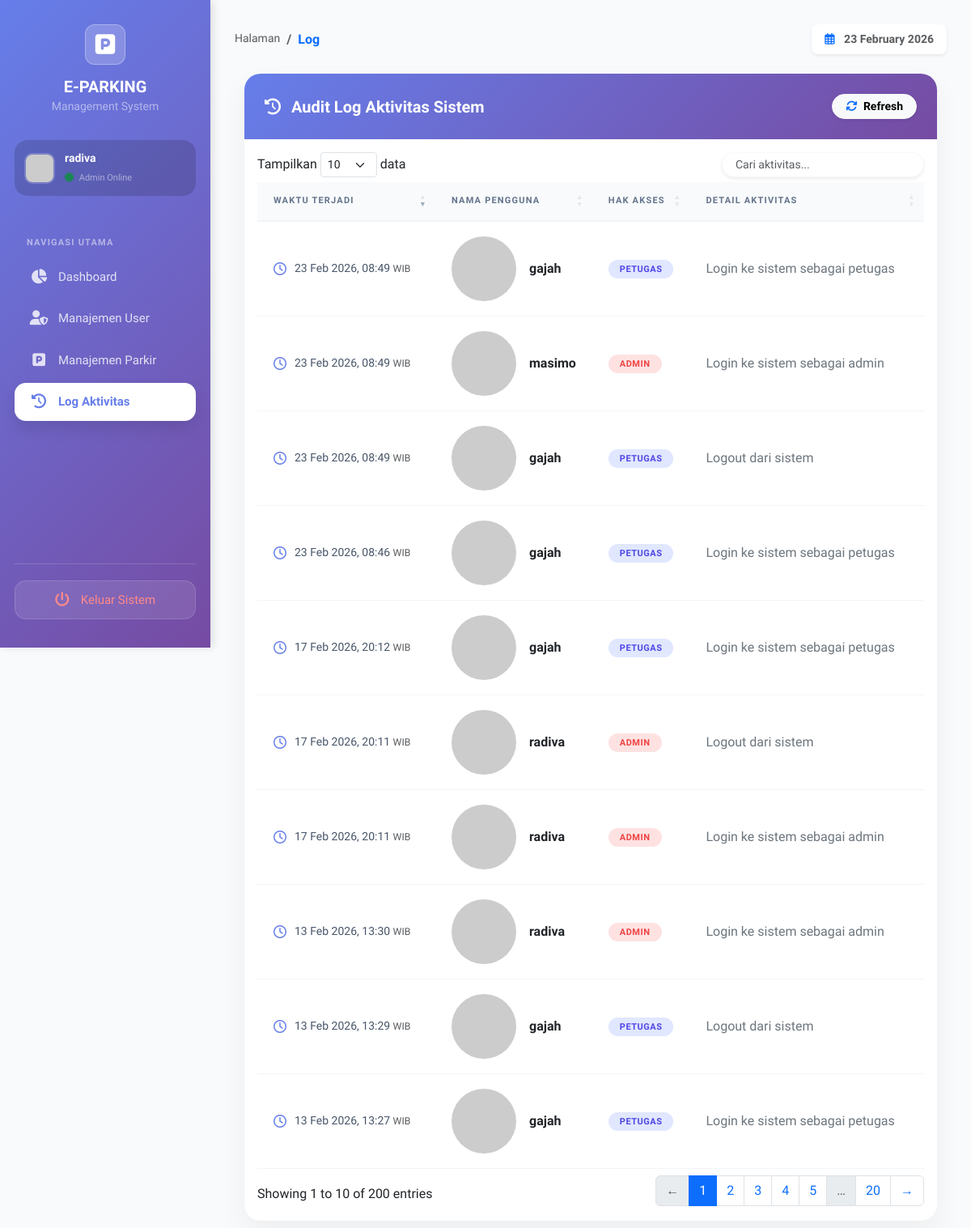
Screenshot of /Views/admin/admin.php?page=log (signed in) with the database file from the repository.
### tables this page shows
CREATE TABLE `tb_log_aktivitas` (
  `id_log` int(11) NOT NULL,
  `id_user` int(11) DEFAULT NULL,
  `aktivitas` varchar(100) DEFAULT NULL,
  `waktu_aktivitas` datetime DEFAULT NULL
);

CREATE TABLE `tb_user` (
  `id_user` int(11) NOT NULL,
  `nama_lengkap` varchar(50) DEFAULT NULL,
  `username` varchar(50) DEFAULT NULL,
  `password` varchar(100) DEFAULT NULL,
  `role` enum('admin','petugas','owner') DEFAULT NULL,
  `status_aktif` tinyint(1) DEFAULT NULL
);

### Model/AdminModel.php (called while the page is built, shortened)
<?php
class AdminModel {
    private $db;
    public function __construct($db_conn) {
        $this->db = $db_conn;
    }
    public function getLogs($limit = null) {
        $limitQuery = $limit ? "LIMIT $limit" : "";
        $sql = "SELECT l.*, u.nama_lengkap, u.username, u.role
                FROM tb_log_aktivitas l
                JOIN tb_user u ON l.id_user = u.id_user
                ORDER BY l.waktu_aktivitas DESC $limitQuery";
        return mysqli_query($this->db, $sql);
    }
}

### Views/admin/log_aktivitas.php (the view, shortened to what this page needs)
<?php
require_once __DIR__ . '/../../Model/AdminModel.php';
$model = new AdminModel($conn);
$qLog = $model->getLogs();
?>
<link rel="stylesheet" href="https://cdn.datatables.net/1.13.6/css/dataTables.bootstrap5.min.css">
<link rel="stylesheet" href="https://cdnjs.cloudflare.com/ajax/libs/animate.css/4.1.1/animate.min.css">
<div class="container-fluid animate__animated animate__fadeIn">
    <div class="card card-log">
        <div class="card-header-custom d-flex justify-content-between align-items-center">
            <h5 class="fw-bold m-0"><i class="fas fa-clock-rotate-left me-2"></i> Audit Log Aktivitas Sistem</h5>
            <button onclick="location.reload()" class="btn btn-sm btn-light fw-bold rounded-pill px-3 shadow-sm">
                <i class="fas fa-arrows-rotate me-1 text-primary"></i> Refresh
            </button>
        </div>
        <div class="card-body p-0">
            <div class="table-responsive p-3">
                <table id="tabelLog" class="table table-hover align-middle mb-0" style="width:100%">
                    <thead>
                        <tr>
                            <th class="col-waktu">Waktu Terjadi</th>
                            <th>Nama Pengguna</th>
                            <th>Hak Akses</th>
                            <th>Detail Aktivitas</th>
                        </tr>
                    </thead>
                    <tbody>
                        <?php while($log = mysqli_fetch_assoc($qLog)):
                            $role = strtolower($log['role']);
                            $roleClass = ($role == 'admin') ? 'badge-admin' : (($role == 'petugas') ? 'badge-petugas' : 'badge-owner');
                        ?>
                        <tr>
                            <td class="col-waktu" data-order="<?= strtotime($log['waktu_aktivitas']) ?>">
                                <div class="time-badge">
                                    <i class="far fa-clock"></i>
                                    <span><?= date('d M Y, H:i', strtotime($log['waktu_aktivitas'])) ?> <small class="text-muted">WIB</small></span>
                                </div>
                            </td>
                            <td>
                                <div class="d-flex align-items-center">
                                    <img src="https://ui-avatars.com/api/?name=<?= urlencode($log['nama_lengkap']) ?>&background=random&size=32" class="rounded-circle me-3">
                                    <span class="fw-bold text-dark"><?= htmlspecialchars($log['nama_lengkap']) ?></span>
                                </div>
                            </td>
                            <td>
                                <span class="badge badge-role <?= $roleClass ?> rounded-pill"><?= strtoupper($log['role']) ?></span>
                            </td>
                            <td>
                                <span class="text-secondary fw-medium"><?= htmlspecialchars($log['aktivitas']) ?></span>
                            </td>
                        </tr>
                        <?php endwhile; ?>
                    </tbody>
                </table>
            </div>
        </div>
    </div>
</div>

### Views/admin/admin.php (shortened to what this page needs)
<?php
require_once __DIR__ . '/../../Controller/config.php';
$page = $_GET['page'] ?? 'dashboard';
?>
<!DOCTYPE html>
<html lang="id">
<head>
    <link href="https://cdn.jsdelivr.net/npm/bootstrap@5.3.2/dist/css/bootstrap.min.css" rel="stylesheet">
    <link rel="stylesheet" href="https://cdnjs.cloudflare.com/ajax/libs/font-awesome/6.4.2/css/all.min.css">
    <link rel="stylesheet" href="https://cdnjs.cloudflare.com/ajax/libs/animate.css/4.1.1/animate.min.css">
</head>
<body>
<div class="sidebar" id="sidebar">
    <div class="sidebar-header">
        <div class="logo-wrapper">
            <i class="fas fa-parking text-white fs-3"></i>
        </div>
        <h5 class="fw-bold text-white mb-0">E-PARKING</h5>
        <small class="text-white-50">Management System</small>
    </div>
    <div class="user-panel">
        <img src="https://ui-avatars.com/api/?name=<?= urlencode($_SESSION['nama']) ?>&background=fff&color=667eea" alt="user">
        <div class="overflow-hidden">
            <p class="text-white fw-bold mb-0 small text-truncate"><?= $_SESSION['nama'] ?></p>
            <span class="text-white-50" style="font-size: 11px;"><i class="fas fa-circle text-success me-1"></i> Admin Online</span>
        </div>
    </div>
    <div class="sidebar-menu">
        <span class="menu-label">Navigasi Utama</span>
        <a href="?page=dashboard" class="<?= $page=='dashboard'?'active':'' ?>">
            <i class="fas fa-chart-pie fa-fw"></i> Dashboard
        </a>
        <a href="?page=user" class="<?= $page=='user'?'active':'' ?>">
            <i class="fas fa-user-shield fa-fw"></i> Manajemen User
        </a>
        <a href="?page=parkir" class="<?= $page=='parkir'?'active':'' ?>">
            <i class="fas fa-square-parking fa-fw"></i> Manajemen Parkir
        </a>
        <a href="?page=log" class="<?= $page=='log'?'active':'' ?>">
            <i class="fas fa-history fa-fw"></i> Log Aktivitas
        </a>
    </div>
    <div class="logout-section">
        <div class="divider"></div>
        <a href="../../Controller/logout.php" class="btn-logout logout-link">
            <i class="fas fa-power-off me-2"></i> Keluar Sistem
        </a>
    </div>
</div>
<div class="main-content">
    <div class="d-flex justify-content-between align-items-center mb-4">
        <nav aria-label="breadcrumb">
            <ol class="breadcrumb mb-0">
                <li class="breadcrumb-item text-muted small">Halaman</li>
                <li class="breadcrumb-item active fw-bold text-primary text-capitalize" aria-current="page"><?= $page ?></li>
            </ol>
        </nav>
        <div class="text-muted small fw-bold bg-white px-3 py-2 rounded-3 shadow-sm">
            <i class="far fa-calendar-alt me-2 text-primary"></i> <?= date('d F Y') ?>
        </div>
    </div>
    <div class="animate__animated animate__fadeIn">
        <?php
        switch($page){
            case 'log': include 'log_aktivitas.php'; break;
        }
        ?>
    </div>
</div>
</body>
</html>

### Views/admin/admin.php (style rules this page uses)
:root { --primary-gradient: linear-gradient(135deg, #667eea 0%, #764ba2 100%); --sidebar-width: 260px; }
body { background: #f8fafc; font-family: 'Plus Jakarta Sans', sans-serif; overflow-x: hidden; }
.sidebar { min-height: 100vh; max-height: 100vh; width: var(--sidebar-width); background: var(--primary-gradient); position: fixed; left: 0; top: 0; z-index: 1000; display: flex; flex-direction: column; transition: all 0.3s cubic-bezier(0.4, 0, 0.2, 1); box-shadow: 4px 0 10px rgba(0,0,0,0.1); overflow-y: auto; scrollbar-width: none; }
.sidebar-header { padding: 30px 25px 20px; text-align: center; }
.logo-wrapper { width: 50px; height: 50px; background: rgba(255, 255, 255, 0.2); border-radius: 12px; display: flex; align-items: center; justify-content: center; margin: 0 auto 15px; backdrop-filter: blur(5px); border: 1px solid rgba(255, 255, 255, 0.3); }
.sidebar-menu { padding: 10px 18px; flex-grow: 1; }
.menu-label { color: rgba(255, 255, 255, 0.5); font-size: 11px; font-weight: 700; text-transform: uppercase; letter-spacing: 1.2px; margin: 20px 0 10px 15px; display: block; }
.sidebar a { color: rgba(255, 255, 255, 0.8); display: flex; align-items: center; padding: 12px 18px; text-decoration: none; border-radius: 14px; margin-bottom: 5px; font-weight: 500; font-size: 15px; transition: all 0.3s; }
.sidebar a i { width: 24px; font-size: 18px; margin-right: 12px; }
.sidebar a.active { background: #fff; color: #667eea; box-shadow: 0 10px 20px rgba(0,0,0,0.1); font-weight: 700; }
.user-panel { background: rgba(0, 0, 0, 0.15); margin: 10px 18px 20px; padding: 12px; border-radius: 16px; display: flex; align-items: center; }
.user-panel img { width: 38px; height: 38px; border-radius: 10px; margin-right: 12px; border: 2px solid rgba(255,255,255,0.2); }
.logout-section { padding: 20px 18px 30px; margin-top: auto; }
.divider { height: 1px; background: rgba(255, 255, 255, 0.15); margin-bottom: 20px; }
.btn-logout { background: rgba(255, 255, 255, 0.1); color: #ff8a8a !important; border: 1px solid rgba(255, 255, 255, 0.15); display: flex; align-items: center; justify-content: center; padding: 12px; border-radius: 14px; text-decoration: none; transition: all 0.3s; font-weight: 700; }
.main-content { margin-left: var(--sidebar-width); padding: 30px; min-height: 100vh; }

### Views/admin/log_aktivitas.php (style rules this page uses)
#tabelLog { opacity: 0; transition: opacity 0.3s ease-in; }
#tabelLog.ready { opacity: 1; }
.card-log { border: none; border-radius: 20px; box-shadow: 0 15px 35px rgba(0,0,0,0.05); background: #fff; overflow: hidden; }
.card-header-custom { background: linear-gradient(135deg, #667eea 0%, #764ba2 100%); color: white; padding: 25px; border: none; }
.table thead th { background-color: #f8fafc; text-transform: uppercase; font-size: 11px; letter-spacing: 1.2px; font-weight: 800; color: #64748b; border-bottom: 2px solid #f1f5f9; padding: 15px 20px !important; }
.col-waktu { min-width: 180px; padding-left: 20px !important; }
.time-badge { display: flex; align-items: center; gap: 10px; color: #475569; font-weight: 500; font-size: 14px; }
.time-badge i { color: #667eea; font-size: 16px; }
.badge-role { padding: 6px 14px; font-weight: 700; font-size: 11px; letter-spacing: 0.5px; }
.badge-admin { background: #fee2e2; color: #ef4444; }
.badge-petugas { background: #e0e7ff; color: #4f46e5; }
.table tbody td { padding: 18px 20px !important; border-bottom: 1px solid #f1f5f9; }

### rows the page displays
tb_log_aktivitas: waktu_aktivitas "23 Feb 2026, 08:49", id_user.nama_lengkap "gajah", id_user.role "PETUGAS", aktivitas "Login ke sistem sebagai petugas"
tb_log_aktivitas: waktu_aktivitas "23 Feb 2026, 08:49", id_user.nama_lengkap "masimo", id_user.role "ADMIN", aktivitas "Login ke sistem sebagai admin"
tb_log_aktivitas: waktu_aktivitas "23 Feb 2026, 08:49", id_user.nama_lengkap "gajah", id_user.role "PETUGAS", aktivitas "Logout dari sistem"
tb_log_aktivitas: waktu_aktivitas "23 Feb 2026, 08:46", id_user.nama_lengkap "gajah", id_user.role "PETUGAS", aktivitas "Login ke sistem sebagai petugas"
tb_log_aktivitas: waktu_aktivitas "17 Feb 2026, 20:12", id_user.nama_lengkap "gajah", id_user.role "PETUGAS", aktivitas "Login ke sistem sebagai petugas"
tb_log_aktivitas: waktu_aktivitas "17 Feb 2026, 20:11", id_user.nama_lengkap "radiva", id_user.role "ADMIN", aktivitas "Logout dari sistem"
tb_log_aktivitas: waktu_aktivitas "17 Feb 2026, 20:11", id_user.nama_lengkap "radiva", id_user.role "ADMIN", aktivitas "Login ke sistem sebagai admin"
tb_log_aktivitas: waktu_aktivitas "13 Feb 2026, 13:30", id_user.nama_lengkap "radiva", id_user.role "ADMIN", aktivitas "Login ke sistem sebagai admin"
tb_log_aktivitas: waktu_aktivitas "13 Feb 2026, 13:29", id_user.nama_lengkap "gajah", id_user.role "PETUGAS", aktivitas "Logout dari sistem"
tb_log_aktivitas: waktu_aktivitas "13 Feb 2026, 13:27", id_user.nama_lengkap "gajah", id_user.role "PETUGAS", aktivitas "Login ke sistem sebagai petugas"

### other values shown
$_SESSION['nama'] "radiva"
$page "Log"
